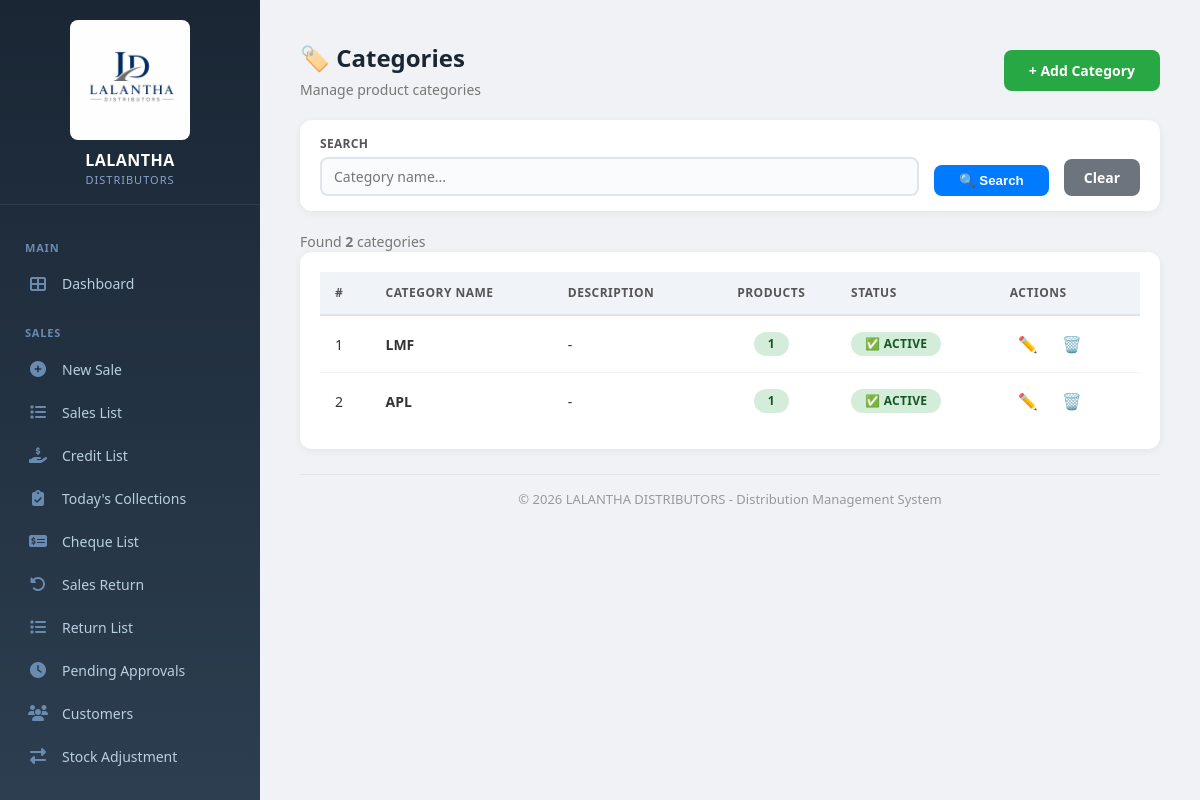
Screenshot of /categories/ (signed in) with the database file from the repository.
### core/models.py (models this page shows, shortened)
class Category(models.Model):
    name = models.CharField(max_length=100, unique=True)
    description = models.TextField(blank=True, null=True)
    is_active = models.BooleanField(default=True)
    created_at = models.DateTimeField(auto_now_add=True)
    class Meta:
        ordering = ['name']
        verbose_name_plural = "Categories"

### core/decorators.py (the view)
        def wrapper(request, *args, **kwargs):
            if not request.user.is_authenticated:
                messages.error(request, 'Please login first.')
                return redirect('/login/')  # ✅ Always returns
            try:
                profile = request.user.profile
                if profile.has_permission(permission):
                    return view_func(request, *args, **kwargs)  # ✅ Returns view response
                else:
                    messages.error(request, f'You do not have permission to access this page. Required: {permission}')
                    return redirect('/reports/')  # ✅ Always returns
            except UserProfile.DoesNotExist:
                messages.error(request, 'User profile not found. Please contact admin.')
                return redirect('/logout/')  # ✅ Always returns

### core/context_processors.py (called while the page is built)
def cache_version(request):
    return {
        'cache_version': settings.CACHE_VERSION
    }

### core/models.py (called while the page is built, shortened)
    def has_permission(self, permission):
        if self.role == 'Admin':
            return True

### core/templatetags/core_extras.py (called while the page is built)
@register.filter
def has_perm(profile, permission):
    try:
        return profile.has_permission(permission)
    except Exception:
        return False

### core/templates/core/category_list.html (shortened to what this page needs)
{% extends 'core/base.html' %}
{% load static %}
{% block content %}
<div class="container">
    <div class="page-title">
        <div>
            <h2>🏷️ Categories</h2>
            <span class="subtitle">Manage product categories</span>
        </div>
        <a href="/category/add/" class="btn">+ Add Category</a>
    </div>
    <form method="GET" class="filter-bar">
        <div class="filter-group" style="flex:1;">
            <label>Search</label>
            <input type="text" name="search" placeholder="Category name..." value="{{ search }}">
        </div>
        <button type="submit" class="btn-filter">🔍 Search</button>
        <a href="/categories/" class="btn-clear">Clear</a>
    </form>
    <div class="result-count">
        Found <strong>{{ total_count }}</strong> categor{{ total_count|pluralize:"y,ies" }}
    </div>
    <div class="table-container">
        <table>
            <thead>
                <tr>
                    <th>#</th>
                    <th>Category Name</th>
                    <th>Description</th>
                    <th style="text-align:center;">Products</th>
                    <th>Status</th>
                    <th>Actions</th>
                </tr>
            </thead>
            <tbody>
                {% for cat in categories %}
                <tr>
                    <td>{{ forloop.counter }}</td>
                    <td><strong>{{ cat.name }}</strong></td>
                    <td>{{ cat.description|default:"-"|truncatechars:50 }}</td>
                    <td style="text-align:center;">
                        <span class="badge-status complete">{{ cat.product_count }}</span>
                    </td>
                    <td>
                        <span class="badge-status {% if cat.is_active %}complete{% else %}pending{% endif %}">
                            {% if cat.is_active %}✅ Active{% else %}❌ Inactive{% endif %}
                        </span>
                    </td>
                    <td>
                        <div class="action-icons">
                            <a href="/category/edit/{{ cat.id }}/" class="edit" title="Edit">✏️</a>
                            <a href="/category/delete/{{ cat.id }}/" class="delete" title="Delete" onclick="return confirm('Delete category {{ cat.name }}?')">🗑️</a>
                        </div>
                    </td>
                </tr>
                {% endfor %}
            </tbody>
        </table>
    </div>
    <div class="footer">
        &copy; {% now "Y" %} LALANTHA DISTRIBUTORS - Distribution Management System
    </div>
</div>
{% endblock %}

### core/static/core/css/style.css (style rules this page uses)
* { margin: 0; padding: 0; box-sizing: border-box; }
body { font-family: -apple-system, BlinkMacSystemFont, "Segoe UI", Roboto, "Helvetica Neue", Arial, sans-serif; background: #f0f4f9; color: #1a2634; font-size: 14px; line-height: 1.5; min-height: 100vh; }
.container { max-width: 1400px; margin: 0 auto; padding: 20px; flex: 1; width: 100%; }
.page-title { display: flex; justify-content: space-between; align-items: center; margin-bottom: 20px; flex-wrap: wrap; gap: 15px; }
.page-title h2 { font-size: 24px; color: #1a2634; font-weight: 600; }
.page-title .subtitle { display: block; font-size: 13px; color: #888; margin-top: 3px; font-weight: 400; }
.btn { padding: 10px 22px; border: none; border-radius: 8px; font-weight: 600; cursor: pointer; font-size: 14px; text-decoration: none; display: inline-block; transition: 0.2s; background: #007bff; color: white; }
.table-container { overflow-x: auto; background: white; border-radius: 12px; }
table { width: 100%; border-collapse: collapse; font-size: 14px; }
table thead th { background: #f0f4f9; padding: 12px 15px; text-align: left; font-weight: 600; color: #555; font-size: 12px; text-transform: uppercase; letter-spacing: 0.5px; border-bottom: 2px solid #dde3ec; white-space: nowrap; }
table tbody td { padding: 12px 15px; border-bottom: 1px solid #edf1f7; color: #333; vertical-align: middle; }
table tbody tr:last-child td { border-bottom: none; }
.footer { text-align: center; padding: 20px; color: #999; font-size: 13px; margin-top: 20px; }
.badge-status { display: inline-block; padding: 3px 12px; border-radius: 12px; font-size: 11px; font-weight: 600; text-transform: uppercase; letter-spacing: 0.3px; }
.badge-status.received, .badge-status.complete, .badge-status.cleared, .badge-status.paid { background: #d4edda; color: #155724; }
.form-control, input[type="text"], input[type="number"], input[type="date"], input[type="email"], input[type="password"], select, textarea { font-family: inherit; }

### rows the page displays
Category: name "LMF", description "-", product_count "1", is_active "✅ ACTIVE"
Category: name "APL", description "-", product_count "1", is_active "✅ ACTIVE"

### other values shown
{{ total_count }} "2"
